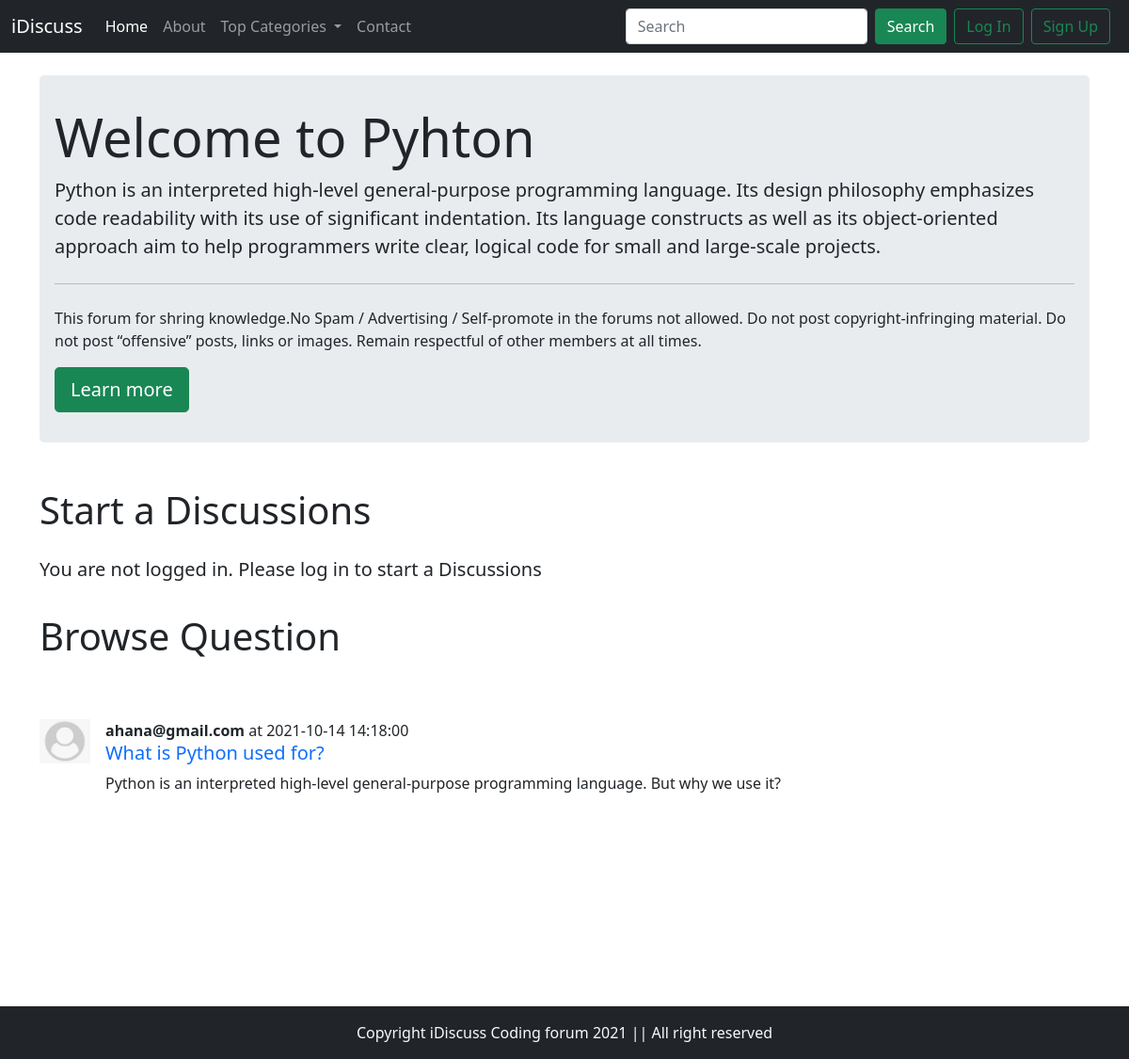
The page /threadList.php?catid=1 on the database its author committed.
### tables this page shows
CREATE TABLE `categories` (
  `category_Id` int(11) NOT NULL,
  `category_name` varchar(255) NOT NULL,
  `category_description` text NOT NULL,
  `TimeStmp` timestamp NOT NULL DEFAULT current_timestamp()
);

CREATE TABLE `threadlist` (
  `Thread_Id` int(11) NOT NULL,
  `Thread_Title` varchar(255) NOT NULL,
  `Thread_desc` text NOT NULL,
  `Thread_cat_id` int(11) NOT NULL,
  `Thread_user_id` int(21) NOT NULL,
  `TimeStmp` timestamp NOT NULL DEFAULT current_timestamp()
);

CREATE TABLE `users` (
  `sno` int(11) NOT NULL,
  `user_email` varchar(50) NOT NULL,
  `user_pass` varchar(255) NOT NULL,
  `TimeStmp` timestamp NOT NULL DEFAULT current_timestamp()
);

### threadList.php (the view, shortened to what this page needs)
<!doctype html>
<html lang="en">
<head>
    <link href="bootstrap/css/bootstrap.min.css" rel="stylesheet">
</head>
<body>
    <?php require'partials/header.php'; ?>
    <?php require'partials/dbconnect.php'; ?>
    <?php
    $id= $_GET["catid"];
     $sql="SELECT * FROM `categories` WHERE `category_Id`= '$id'";
     $result=mysqli_query($conn, $sql);
     while($row=mysqli_fetch_assoc($result)){
         $catName=$row['category_name'];
         $catDesc= $row['category_description'];
     } ?>
    <div class="container my-4">
        <div class="jumbotron">
            <h1 class="display-4">Welcome to <?php echo $catName ?></h1>
            <p class="lead"><?php echo $catDesc ?></p>
            <hr class="my-4">
            <p>This forum for shring knowledge.No Spam / Advertising / Self-promote in the forums not allowed.
                Do not post copyright-infringing material.
                Do not post “offensive” posts, links or images.
                Remain respectful of other members at all times.</p>
            <a class="btn btn-success btn-lg" href="#" role="button">Learn more</a>
        </div>
    </div>
    <?php
if(isset($_SESSION['loggedin']) && $_SESSION['loggedin']==true){
   echo' <div class="container">
        <h1 class="py-3">Start a Discussions</h1>
        <form action="'.$_SERVER['REQUEST_URI'].'?>" method="POST">
    <div class="mb-3">
        <label for="exampleInputEmail1" class="form-label">Problem Title</label>
        <input type="text" class="form-control" id="exampleInputEmail1" id="title" name="title"
            aria-describedby="emailHelp">
        <div id="emailHelp" class="form-text">Keep your title as short and crisp as possible</div>
        <input type="hidden" name="sno" value='.$_SESSION['sno'].'>
    </div>
    <div class="form-floating">
        <textarea class="form-control" placeholder="Elaborate your concerned" id="desc" name="desc"
            style="height: 100px"></textarea>
        <label for="floatingTextarea2">Elaborate your concerned</label>
    </div>
    <button type="submit" class="btn btn-success my-3">Submit</button>
    </form>
    </div>';
    }
    else{
    echo'<div class="container">
    <h1 class="py-3">Start a Discussions</h1>
    <p class="lead">You are not logged in. Please log in to start a Discussions</p>
    </div>';
    }
    ?>
    <div class="container " id="qusid">
        <h1 class="py-3">Browse Question</h1>
        <br>
        <?php
        $id= $_GET["catid"];
        $sql="SELECT * FROM `threadlist` WHERE `Thread_cat_id`='$id'";
        $result=mysqli_query($conn, $sql);
         while($row=mysqli_fetch_assoc($result)){
             $Title=$row['Thread_Title'];
             $Desc= $row['Thread_desc'];
             $id= $row['Thread_Id'];
             $thread_time=$row['TimeStmp'];
             $thread_user_id=$row['Thread_user_id'];
             $sql2="SELECT * FROM `users` WHERE `sno`= '$thread_user_id'";
             $result2=mysqli_query($conn, $sql2);
             if($result2!=null){
             $row2=mysqli_fetch_assoc($result2);
             }
       echo' <div class="d-flex my-3">
            <div class="flex-shrink-0">
                <img src="images/user_default.jpg" style="width:54px" alt="...">
            </div>
            <div class="flex-grow-1 ms-3">
            <p class="my-0"><b>'.$row2['user_email'].'</b> at '.$thread_time.'</p>
                <h5 class="mt-0"><a href="thread.php?Thread_Id='.$id.'" style="text-decoration:none;">'.$Title.'</a></h5>
                '.$Desc.'
            </div>
        </div>
        <br>'
        ;
    }
    ?>
    </div>
    <?php require'partials/footer.php'; ?>
</body>
</html>

### threadList.php (style rules this page uses)
.jumbotron { padding: 2rem 1rem; margin-bottom: 2rem; background-color: #e9ecef; border-radius: .3rem; }
#qusid { min-height: 433px; }

### rows shown on the page
categories: category_name "Pyhton", category_description "Python is an interpreted high-level general-purpose programming language. Its design philosophy emphasizes code readability with its use of significant indentation. Its language constructs as well as its object-oriented approach aim to help programmers write clear, logical code for small and large-scale projects."
threadlist: users.user_email "ahana@gmail.com", TimeStmp "2021-10-14 14:18:00", Thread_Title "What is Python used for?", Thread_desc "Python is an interpreted high-level general-purpose programming language. But why we use it?"
